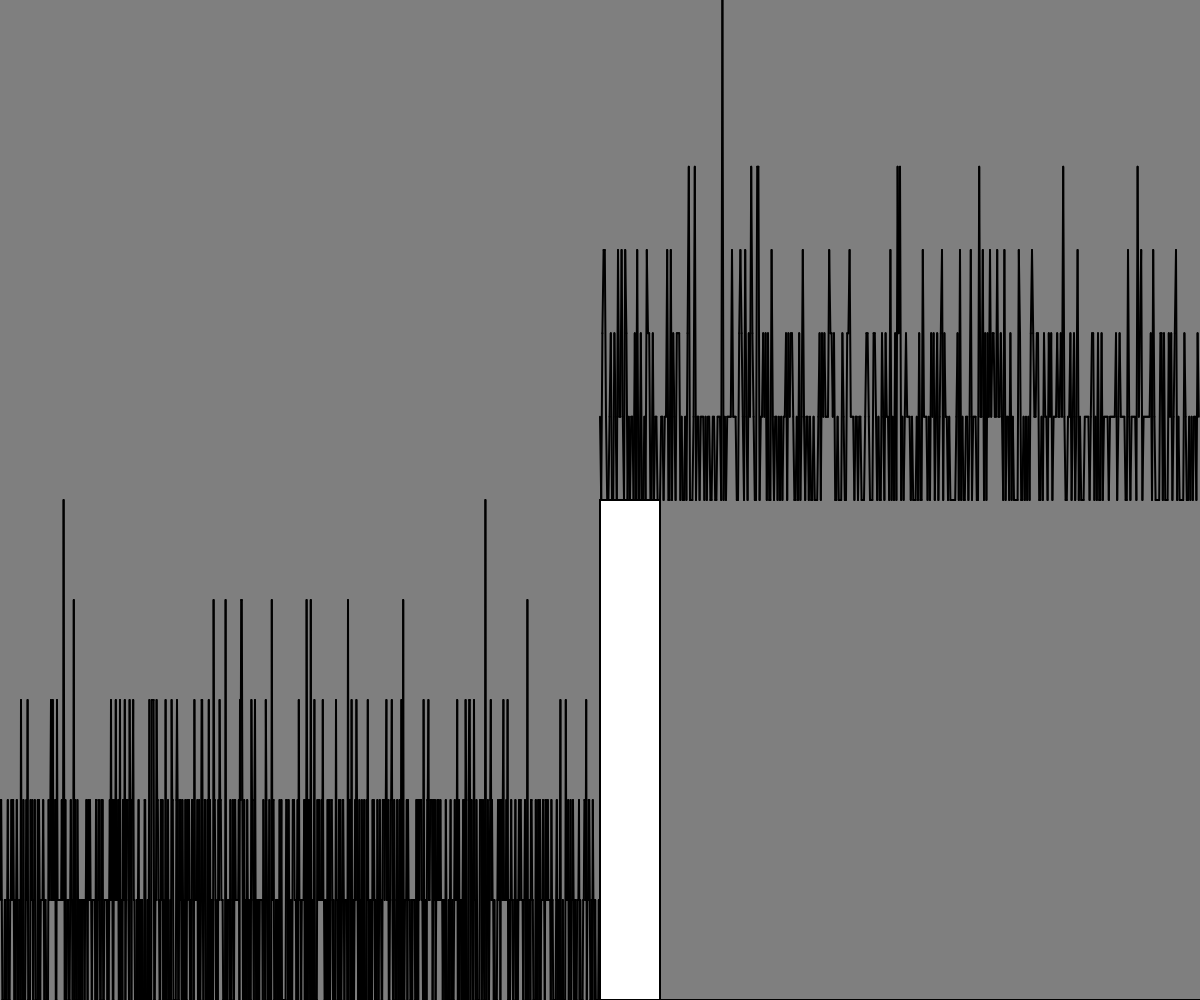
Frame 1 (no input)
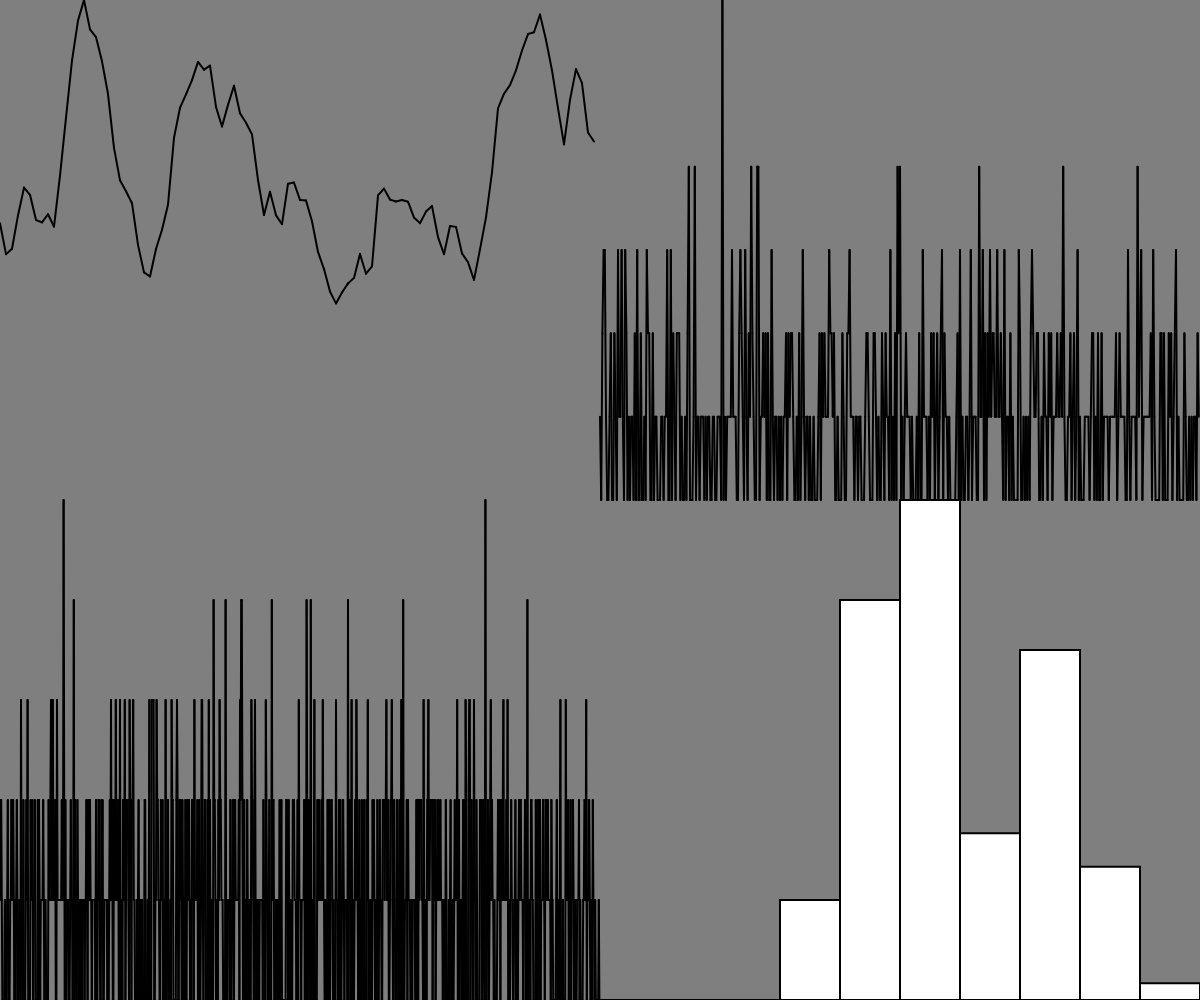
Frame 60 (no input)
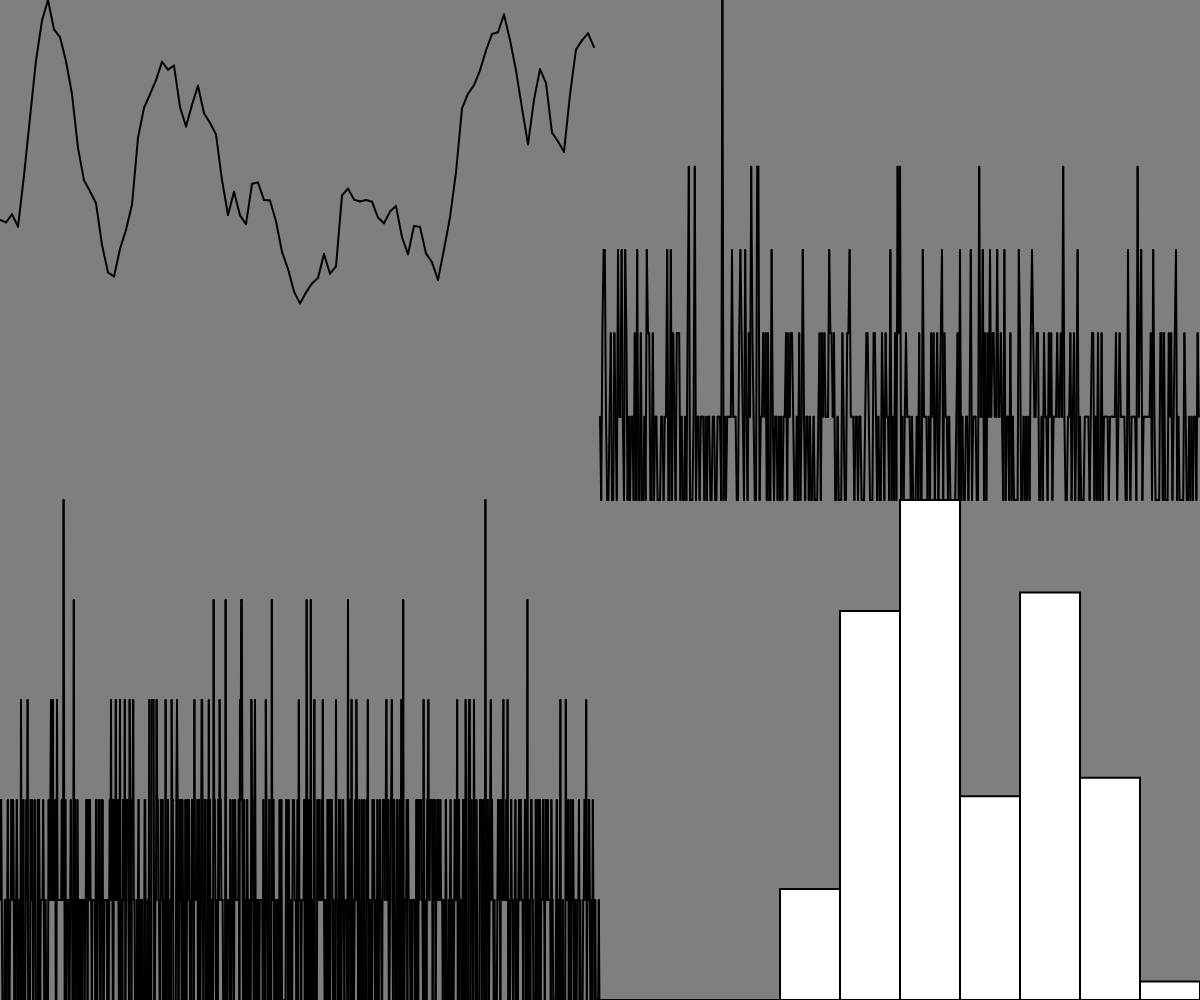
Frame 120 (the mouse pressed at the canvas centre since frame 60)

The p5.js sketch that drew these frames (run headless with seeded random() and noise() and a simulated clock; from frame 60 on, the mouse is pressed at the canvas centre):

// p5.js sketch
// ── sketch.js
let randomCounts100 = [];
let randomCounts500 = [];
let randomCounts1000 = [];
let randomPerlins = [];
let randomNormals = [];
let animateHistogram = true;

function setup() {
  createCanvas(windowWidth, windowHeight);
  background(127);

  // Generate randomPerlins array
  let t = 0;
  for (let i = 0; i < 1000; i++) {
    randomPerlins[i] = noise(t);
    t = t + 0.01;
  }

  // Generate randomNormals array
  let vn = 0;
  for (let i = 0; i < 1000; i++) {
    randomNormals[i] = vn;
    vn = vn + randomGaussian(0, 1);
  }

  // Initialize randomCounts arrays
  for (let i = 0; i < 100; i++) {
    randomCounts100[i] = 0;
  }
  for (let i = 0; i < 500; i++) {
    randomCounts500[i] = 0;
  }
  for (let i = 0; i < 1000; i++) {
    randomCounts1000[i] = 0;
  }

  // Generate lines for array 500
  generateLines(randomCounts500);

  // Generate lines for array 1000
  generateLines(randomCounts1000);
}

function generateLines(array) {
  for (let i = 0; i < array.length; i++) {
    let idx = int(random(array.length));
    array[idx] = array[idx] + 5;
  }
}

function draw() {
  background(127);

  // First quadrant: Array 100 (non-animating)
  drawArray(randomCounts100, 0, 0, windowWidth / 2, windowHeight / 2);

  // Second quadrant: Array 500 (non-animating)
  drawArray(randomCounts500, windowWidth / 2, 0, windowWidth / 2, windowHeight / 2);

  // Third quadrant: Array 1000 (non-animating)
  drawArray(randomCounts1000, 0, windowHeight / 2, windowWidth / 2, windowHeight / 2);

  // Fourth quadrant: Histogram (animating)
  drawHistogram(randomCounts100, windowWidth / 2, windowHeight / 2, windowWidth / 2, windowHeight / 2, animateHistogram);
}

function drawArray(array, x, y, w, h) {
  // Draw the lines
  strokeWeight(2);
  for (let i = 0; i < array.length - 1; i++) {
    let y1 = map(array[i], 0, max(array), h, 0);
    let y2 = map(array[i + 1], 0, max(array), h, 0);
    line(x + i * (w / array.length), y + y1, x + (i + 1) * (w / array.length), y + y2);
  }
}

function drawHistogram(array, x, y, w, h, animate) {
  // Calculate histogram data
  let hist = Array.from({ length: 10 }, () => 0);
  for (let i = 0; i < array.length; i++) {
    let bin = int(map(array[i], 0, max(array), 0, hist.length - 1));
    hist[bin]++;
  }

  // Draw histogram bars
  let barWidth = w / hist.length;
  let maxHist = max(hist);
  for (let i = 0; i < hist.length; i++) {
    let barHeight = map(hist[i], 0, maxHist, 0, h);
    fill(255);
    rect(x + i * barWidth, y + h - barHeight, barWidth, barHeight);
  }

  // Animate histogram if enabled
  if (animate) {
    for (let i = 0; i < array.length; i++) {
      array[i] = noise(i * 0.1 + frameCount * 0.01) * maxHist;
    }
  }
}
